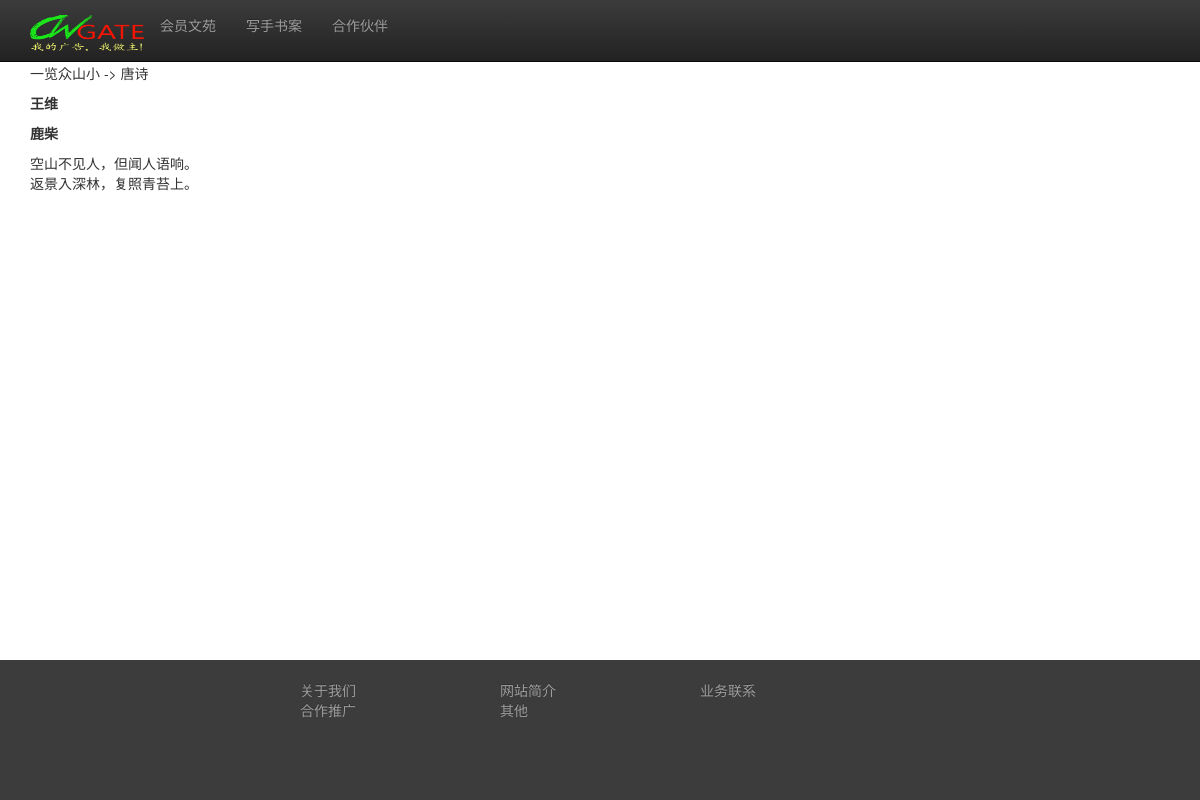
Page /internal/content/article/show/2/ (signed in) on the committed database.
### content/models.py (models this page shows, shortened)
class Article(models.Model):
    category = models.ForeignKey(Category)
    title = models.CharField(max_length=120)
    author = models.CharField(max_length=30)
    content = models.TextField('Content')
    date = models.DateTimeField('date added',null=True,auto_now_add=True)
    num_like = models.IntegerField(null=True, default=0)
    num_read = models.IntegerField(null=True, default=0)
    num_frwd = models.IntegerField(null=True, default=0)
    num_para = models.IntegerField(null=True, default=0)

### content/views.py (the view)
# urls.py: url(r'article/show/(?P<aid>[0-9]+)/$', views.showarticle, name='showarticle'),
@login_required
def showarticle(request, aid):
    article = Article.objects.get(id=aid)
    context = {
        'entry': article,
        'catchain': ' -> '.join(get_catchain(article.category))
    }
    return render(request, 'showarticle.html', context=context)

### jtool/tools.py (called while the page is built)
def get_catchain(t):
    ts = [t.name]
    while t.parent:
        ts.insert(0, t.parent.name)
        t = t.parent
    return ts

### content/templates/showarticle.html
{% extends "base.html" %}
{% block content %}
<h2>Show article</h2>
{% if entry %}
<p>{{ catchain }}</p>
<p><b>{{ entry.author }}</b></p>
<p><b>{{ entry.title }}</b></p>
<p>{{ entry.content|linebreaks }}</p>
{% endif %}
{% endblock %}

### editor/templates/base.html (style rules this page uses)
html, body { height: 100%; }

### rows in the picture
Article: author "王维", title "鹿柴", content "空山不见人，但闻人语响。 返景入深林，复照青苔上。"

### other values in the picture
{{ catchain }} "一览众山小 -> 唐诗"
